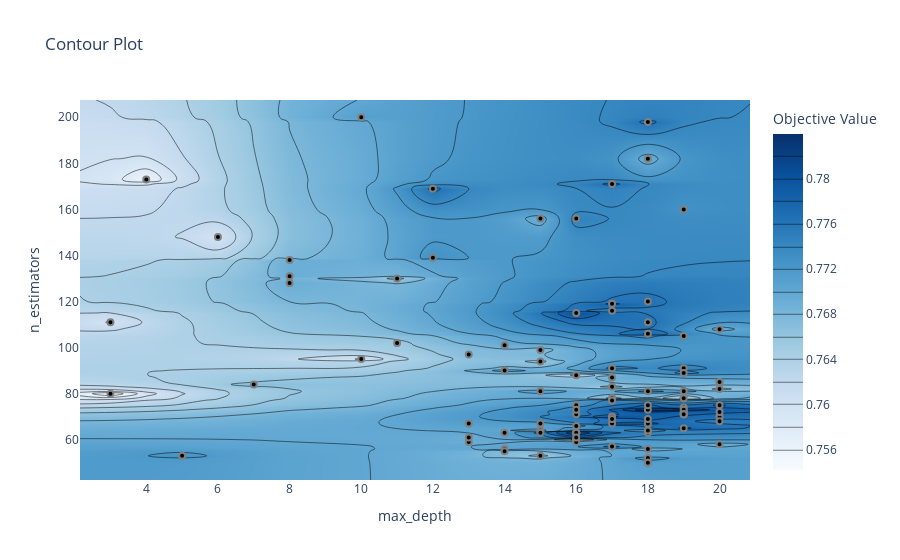

The notebook cell this image was saved under:
### Code cell
# Contour plot - Dense colour shows the best possible location of the objective fnc
plot_contour(study).show()

### Figure 1 — Plotly figure (JSON) as saved in the notebook; plotly's stock layout.template omitted (floating-point values rounded to 4 significant figures; data arrays with more than 128 entries replaced by an {"elided": "..."} marker saying what was removed)
{"data": [{"colorbar": {"title": {"text": "Objective Value"}}, "colorscale": [[0.0, "rgb(247,251,255)"], [0.125, "rgb(222,235,247)"], [0.25, "rgb(198,219,239)"], [0.375, "rgb(158,202,225)"], [0.5, "rgb(107,174,214)"], [0.625, "rgb(66,146,198)"], [0.75, "rgb(33,113,181)"], [0.875, "rgb(8,81,156)"], [1.0, "rgb(8,48,107)"]], "connectgaps": true, "contours": {"coloring": "heatmap"}, "hoverinfo": "none", "line": {"smoothing": 1.3}, "reversescale": false, "x": [2.15, 3, 4, 5, 6, 7, 8, 10, 11, 12, 13, 14, 15, 16, 17, 18, 19, 20, 20.85], "y": [42.5, 50, 52, 53, 55, 56, 57, 58, 59, 60, 61, 63, 64, 65, 66, 67, 68, 69, 70, 71, 72, 73, 74, 75, 77, 78, 80, 81, 82, 83, 84, 85, 87, 88, 89, 90, 91, 94, 95, 97, 99, 101, 102, 105, 106, 108, 111, 115, 116, 119, 120, 128, 130, 131, 138, 139, 148, 156, 160, 169, 171, 173, 182, 198, 200, 207.5], "z": {"elided": "66x19 float values"}, "type": "contour"}, {"marker": {"color": "black", "line": {"color": "Gray", "width": 2.0}}, "mode": "markers", "name": "Feasible Trial", "showlegend": false, "x": [18, 13, 4, 11, 10, 11, 6, 15, 12, 3, 19, 20, 20, 17, 17, 18, 15, 8, 15, 18, 20, 20, 18, 16, 19, 14, 19, 17, 19, 18, 16, 20, 13, 18, 19, 16, 17, 18, 14, 8, 19, 19, 20, 18, 19, 17, 20, 10, 19, 16, 16, 18, 17, 20, 5, 18, 15, 20, 17, 12, 19, 19, 19, 18, 16, 14, 16, 16, 15, 16, 13, 16, 15, 14, 17, 16, 17, 15, 16, 18, 17, 17, 17, 18, 16, 15, 17, 17, 14, 3, 13, 18, 18, 16, 19, 8, 18, 7, 17, 19], "y": [106, 59, 173, 130, 200, 102, 148, 156, 169, 111, 71, 70, 82, 91, 119, 52, 81, 131, 99, 67, 72, 68, 50, 71, 81, 63, 91, 78, 89, 111, 60, 58, 97, 73, 72, 60, 77, 198, 90, 138, 65, 71, 75, 56, 105, 67, 85, 95, 74, 115, 156, 120, 171, 85, 53, 182, 64, 108, 83, 139, 73, 71, 78, 50, 63, 56, 63, 63, 63, 59, 67, 61, 67, 55, 78, 88, 116, 94, 75, 81, 70, 70, 69, 63, 73, 53, 57, 87, 101, 80, 61, 69, 75, 66, 71, 128, 64, 84, 77, 160], "type": "scatter"}, {"marker": {"color": "#cccccc", "line": {"color": "Gray", "width": 2.0}}, "mode": "markers", "name": "Infeasible Trial", "showlegend": false, "x": [], "y": [], "type": "scatter"}], "layout": {"title": {"text": "Contour Plot"}, "xaxis": {"title": {"text": "max_depth"}, "range": [2.15, 20.85]}, "yaxis": {"title": {"text": "n_estimators"}, "range": [42.5, 207.5]}}}
